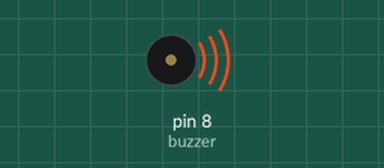
A sketch run on a simulated Arduino Uno, built with avr-gcc and run on an emulated ATmega328P. On the bench: buzzer (waves = sounding).

Above: at 0.12 s.
At 4.87 s:
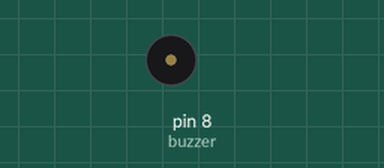
Timing chart, 0 to 5.2 s (numbered marks = the images above):
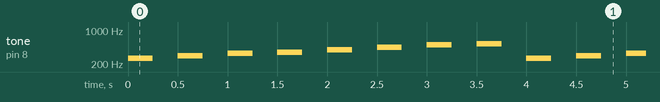

Measured:
- by itself, tone on pin 8 (buzzer): repeats every 4.0 s: silent 0.25 s, 294 Hz 0.25 s, silent 0.25 s, 329 Hz 0.25 s, silent 0.25 s, 349 Hz 0.25 s, silent 0.25 s, 391 Hz 0.25 s, silent 0.25 s, 440 Hz 0.25 s, silent 0.25 s, 493 Hz 0.25 s, silent 0.25 s, 523 Hz 0.25 s, silent 0.25 s, 261 Hz 0.25 s

The sketch:

ARDUINO_BUZZER.ino
```cpp
const int buzzer = 8;
void setup() {
  pinMode(buzzer, OUTPUT);}

void loop() {
  tone(buzzer, 261, 250);
  delay(500);
  tone(buzzer, 294, 250);
  delay(500);
  tone(buzzer, 329, 250);
  delay(500);
  tone(buzzer, 349, 250);
  delay(500);
  tone(buzzer, 391, 250);
  delay(500);
  tone(buzzer, 440, 250);
  delay(500);
  tone(buzzer, 493, 250);
  delay(500);
  tone(buzzer, 523, 250);
  delay(500);}
```
